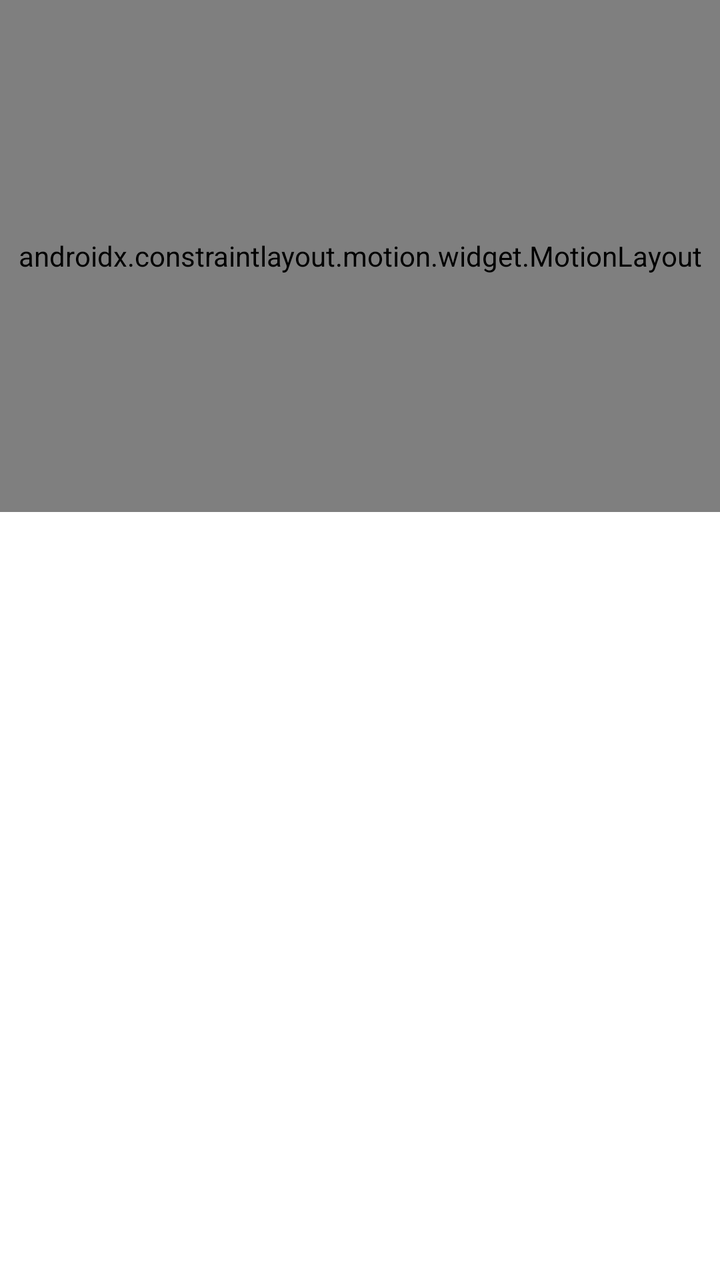
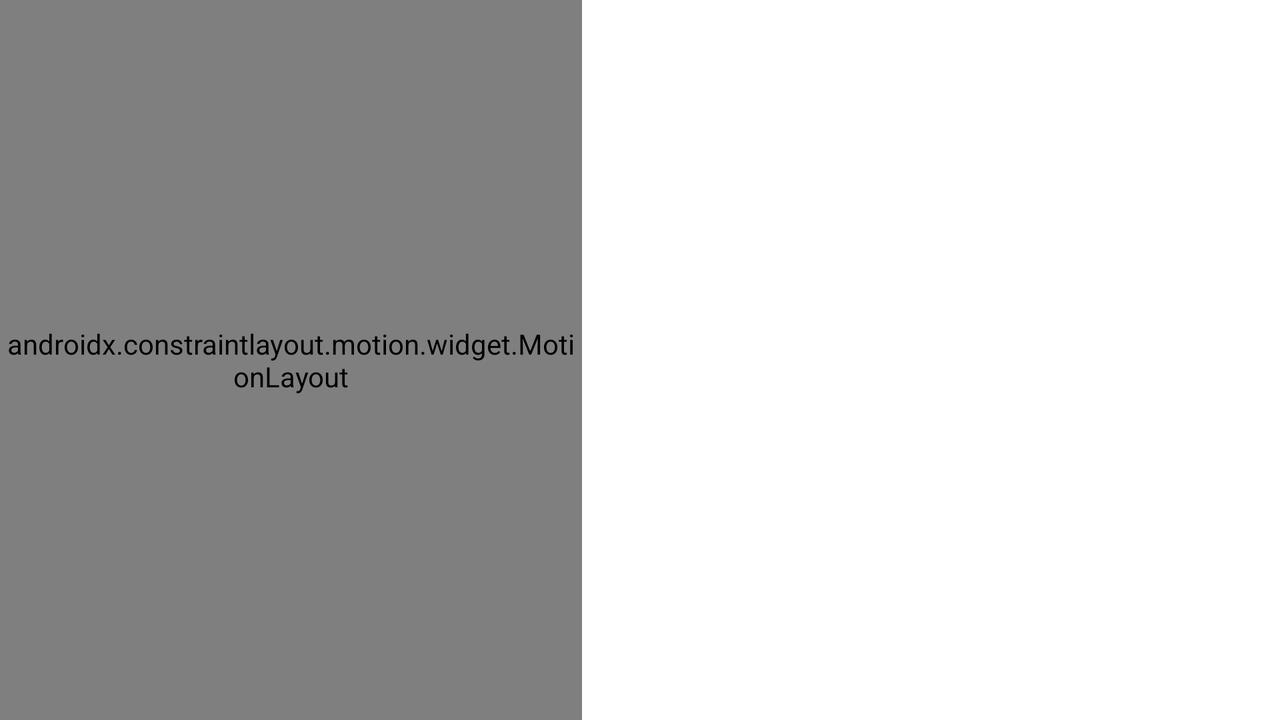

First picture: res/layout/ on a phone held upright. Second picture: the repository's own variant of that layout, on a device whose configuration matches the variant's folder. Source for both follows.
<!-- AndroidManifest.xml: application theme Theme.SimpleWeather -->
<!-- res/layout/fragment_current_city.xml -->
<?xml version="1.0" encoding="utf-8"?>
<LinearLayout xmlns:android="http://schemas.android.com/apk/res/android"
    xmlns:tools="http://schemas.android.com/tools"
    android:layout_width="match_parent"
    android:layout_height="match_parent"
    android:orientation="vertical">

    <LinearLayout
        android:id="@+id/current_city_linear"
        android:layout_width="match_parent"
        android:layout_height="match_parent"
        android:orientation="vertical">

        <include
            layout="@layout/current_day_card"
            android:layout_width="match_parent"
            android:layout_height="match_parent"
            android:layout_weight="1.5" />

        <androidx.recyclerview.widget.RecyclerView
            android:id="@+id/recyclerview_daily"
            android:layout_width="match_parent"
            android:layout_height="match_parent"
            android:layout_weight="1"
            tools:listitem="@layout/day_recycler_item" />

    </LinearLayout>
</LinearLayout>
<!-- res/layout/current_day_card.xml (included above) -->
<?xml version="1.0" encoding="utf-8"?>
<androidx.constraintlayout.motion.widget.MotionLayout xmlns:android="http://schemas.android.com/apk/res/android"
    xmlns:app="http://schemas.android.com/apk/res-auto"
    android:id="@+id/daycard_item_constraint"
    android:layout_width="match_parent"
    android:layout_height="match_parent"
    android:background="@drawable/background_rounded"
    app:layoutDescription="@xml/activity_main_scene">

    <ImageView
        android:id="@+id/image_day_weather"
        android:layout_width="@dimen/weather_icon_size"
        android:layout_height="@dimen/weather_icon_size"
        android:layout_margin="@dimen/margin_24"
        android:contentDescription="@string/day_weather_pic"
        android:src="@drawable/ic_weather_sunny_day"
        app:layout_constraintBottom_toBottomOf="parent"
        app:layout_constraintEnd_toStartOf="@id/half_card_guide_line"
        app:layout_constraintStart_toStartOf="parent"
        app:layout_constraintTop_toTopOf="parent">

    </ImageView>

    <ImageView
        android:id="@+id/icon_temp"
        android:layout_width="@dimen/weather_icon_size_small"
        android:layout_height="@dimen/weather_icon_size_small"
        android:layout_marginStart="@dimen/margin_12"
        android:contentDescription="@string/day_weather_pic"
        android:src="@drawable/ic_weather_temp"
        app:layout_constraintBottom_toBottomOf="parent"
        app:layout_constraintStart_toStartOf="parent"
        app:layout_constraintTop_toBottomOf="@+id/image_day_weather">

    </ImageView>

    <TextView
        android:id="@+id/tv_temp_day"
        android:layout_width="wrap_content"
        android:layout_height="wrap_content"
        android:layout_marginStart="@dimen/margin_6"
        android:text="@string/temp_default_shown"
        android:textSize="@dimen/default_text_size"
        app:layout_constraintBottom_toBottomOf="parent"
        app:layout_constraintStart_toEndOf="@id/icon_temp"
        app:layout_constraintTop_toBottomOf="@+id/image_day_weather">

    </TextView>

    <TextView
        android:id="@+id/tv_temp_night"
        android:layout_width="wrap_content"
        android:layout_height="wrap_content"
        android:layout_marginStart="@dimen/margin_6"
        android:text="@string/temp_default_shown"
        android:textSize="@dimen/default_text_size"
        app:layout_constraintBottom_toBottomOf="parent"
        app:layout_constraintRight_toLeftOf="@id/half_card_guide_line"
        app:layout_constraintStart_toEndOf="@id/tv_temp_day"
        app:layout_constraintTop_toBottomOf="@+id/image_day_weather">

    </TextView>

    <androidx.constraintlayout.widget.Guideline
        android:id="@+id/half_card_guide_line"
        android:layout_width="wrap_content"
        android:layout_height="wrap_content"
        android:orientation="vertical"
        app:layout_constraintGuide_percent="0.35" />

    <TextView
        android:id="@+id/tv_city"
        android:layout_width="wrap_content"
        android:layout_height="wrap_content"
        android:text="@string/city_default"
        android:textSize="@dimen/large_text_size"
        app:layout_constraintBottom_toBottomOf="parent"
        app:layout_constraintLeft_toRightOf="@id/half_card_guide_line"
        app:layout_constraintRight_toRightOf="parent"
        app:layout_constraintTop_toTopOf="parent"
        app:layout_constraintVertical_bias="0.3">

    </TextView>

    <ImageView
        android:id="@+id/icon_wind"
        android:layout_width="@dimen/weather_icon_size_small"
        android:layout_height="@dimen/weather_icon_size_small"
        android:layout_marginStart="@dimen/margin_24"
        android:contentDescription="@string/day_weather_pic"
        android:src="@drawable/ic_weather_wind"
        app:layout_constraintBottom_toBottomOf="parent"
        app:layout_constraintStart_toEndOf="@id/half_card_guide_line"
        app:layout_constraintTop_toBottomOf="@+id/tv_city">

    </ImageView>

    <TextView
        android:id="@+id/tv_wind_speed"
        android:layout_width="wrap_content"
        android:layout_height="wrap_content"
        android:layout_marginStart="@dimen/margin_6"
        android:text="@string/wind_default_speed"
        android:textSize="@dimen/default_text_size"
        app:layout_constraintBottom_toBottomOf="parent"
        app:layout_constraintLeft_toRightOf="@+id/icon_wind"
        app:layout_constraintTop_toBottomOf="@+id/tv_city">

    </TextView>

    <ImageView
        android:id="@+id/icon_compass"
        android:layout_width="@dimen/weather_icon_size_small"
        android:layout_height="@dimen/weather_icon_size_small"
        android:layout_marginStart="@dimen/margin_12"
        android:contentDescription="@string/day_weather_pic"
        android:src="@drawable/ic_weather_compass"
        app:layout_constraintBottom_toBottomOf="parent"
        app:layout_constraintStart_toEndOf="@id/tv_wind_speed"
        app:layout_constraintTop_toBottomOf="@+id/tv_city">

    </ImageView>

    <TextView
        android:id="@+id/tv_wind_direction"
        android:layout_width="wrap_content"
        android:layout_height="wrap_content"
        android:layout_marginStart="@dimen/margin_6"
        android:layout_marginEnd="@dimen/margin_24"
        android:text="@string/wind_default_direction"
        android:textSize="@dimen/default_text_size"
        app:layout_constraintBottom_toBottomOf="parent"
        app:layout_constraintStart_toEndOf="@+id/icon_compass"
        app:layout_constraintTop_toBottomOf="@+id/tv_city">

    </TextView>

    <ImageView
        android:id="@+id/icon_humidity"
        android:layout_width="@dimen/weather_icon_size_small"
        android:layout_height="@dimen/weather_icon_size_small"
        android:layout_marginStart="@dimen/margin_24"
        android:contentDescription="@string/day_weather_pic"
        android:src="@drawable/ic_weather_drop"
        app:layout_constraintBottom_toBottomOf="parent"
        app:layout_constraintStart_toEndOf="@id/half_card_guide_line"
        app:layout_constraintTop_toBottomOf="@+id/icon_wind">

    </ImageView>

    <TextView
        android:id="@+id/tv_humidity"
        android:layout_width="wrap_content"
        android:layout_height="wrap_content"
        android:layout_marginStart="@dimen/margin_6"
        android:text="@string/humidity_default_shown"
        android:textSize="@dimen/default_text_size"
        app:layout_constraintBottom_toBottomOf="parent"
        app:layout_constraintStart_toEndOf="@+id/icon_humidity"
        app:layout_constraintTop_toBottomOf="@+id/tv_wind_speed">

    </TextView>

    <ImageView
        android:id="@+id/icon_pressure"
        android:layout_width="@dimen/weather_icon_size_small"
        android:layout_height="@dimen/weather_icon_size_small"
        android:layout_marginStart="@dimen/margin_6"
        android:contentDescription="@string/day_weather_pic"
        android:src="@drawable/ic_weather_press"
        app:layout_constraintBottom_toBottomOf="parent"
        app:layout_constraintStart_toEndOf="@id/tv_humidity"
        app:layout_constraintTop_toBottomOf="@+id/icon_wind">

    </ImageView>

    <TextView
        android:id="@+id/tv_pressure"
        android:layout_width="wrap_content"
        android:layout_height="wrap_content"
        android:layout_marginStart="@dimen/margin_6"
        android:text="@string/pressure_default"
        android:textSize="@dimen/default_text_size"
        app:layout_constraintBottom_toBottomOf="parent"
        app:layout_constraintStart_toEndOf="@+id/icon_pressure"
        app:layout_constraintTop_toBottomOf="@+id/tv_wind_speed">

    </TextView>

</androidx.constraintlayout.motion.widget.MotionLayout>
<!-- res/layout/day_recycler_item.xml (included above) -->
<?xml version="1.0" encoding="utf-8"?>
<androidx.cardview.widget.CardView xmlns:android="http://schemas.android.com/apk/res/android"
    xmlns:app="http://schemas.android.com/apk/res-auto"
    android:id="@+id/day_recycler_item.xml"
    android:layout_width="match_parent"
    android:layout_height="wrap_content"
    android:orientation="vertical"
    app:cardCornerRadius="10dp">

    <androidx.constraintlayout.widget.ConstraintLayout
        android:id="@+id/recycler_item_constraint"
        android:layout_width="match_parent"
        android:background="@drawable/background_rounded_recycler"

        android:layout_height="wrap_content">

        <ImageView
            android:id="@+id/iv_day_weather_recycler_item"
            android:layout_width="wrap_content"
            android:layout_height="wrap_content"
            android:contentDescription="@string/day_weather_pic"
            android:src="@drawable/ic_sunny_24"
            app:layout_constraintBottom_toBottomOf="parent"
            app:layout_constraintLeft_toLeftOf="parent"
            app:layout_constraintRight_toLeftOf="@id/tv_day_of_week_recycler_item"
            app:layout_constraintTop_toTopOf="parent">

        </ImageView>

        <TextView
            android:id="@+id/tv_day_of_week_recycler_item"
            android:layout_width="wrap_content"
            android:layout_height="wrap_content"
            android:text="@string/monday"
            app:layout_constraintBottom_toBottomOf="parent"
            app:layout_constraintLeft_toRightOf="@id/iv_day_weather_recycler_item"
            app:layout_constraintRight_toRightOf="parent"
            app:layout_constraintTop_toTopOf="parent">

        </TextView>

        <TextView
            android:id="@+id/tv_temp_day_recycler_item"
            android:layout_width="wrap_content"
            android:layout_height="wrap_content"
            android:text="@string/temp_default"
            app:layout_constraintBottom_toBottomOf="parent"
            app:layout_constraintLeft_toRightOf="@id/iv_day_weather_recycler_item"
            app:layout_constraintRight_toLeftOf="@id/tv_temp_night_recycler_item"
            app:layout_constraintTop_toBottomOf="@id/tv_day_of_week_recycler_item">

        </TextView>

        <TextView
            android:id="@+id/tv_temp_night_recycler_item"
            android:layout_width="wrap_content"
            android:layout_height="wrap_content"
            android:text="@string/temp_default_night"
            app:layout_constraintBottom_toBottomOf="parent"
            app:layout_constraintLeft_toRightOf="@id/tv_temp_day_recycler_item"
            app:layout_constraintRight_toRightOf="parent"
            app:layout_constraintTop_toBottomOf="@id/tv_day_of_week_recycler_item">

        </TextView>


    </androidx.constraintlayout.widget.ConstraintLayout>
</androidx.cardview.widget.CardView>
<!-- resources referenced by this layout -->
<resources>
  <dimen name="default_text_size">20sp</dimen>
  <dimen name="large_text_size">30sp</dimen>
  <dimen name="margin_12">12dp</dimen>
  <dimen name="margin_24">24dp</dimen>
  <dimen name="margin_6">6dp</dimen>
  <dimen name="weather_icon_size">80dp</dimen>
  <dimen name="weather_icon_size_small">30dp</dimen>
  <!-- drawable background_rounded (drawable) -->
  <?xml version="1.0" encoding="UTF-8"?>
  <shape xmlns:android="http://schemas.android.com/apk/res/android">
      <solid android:color="@color/primaryColor" />
      <stroke
          android:width="@dimen/background_stroke_width"
          android:color="@color/secondaryLightColor" />
      <corners android:radius="@dimen/background_radius" />
      <padding
          android:bottom="0dp"
          android:left="0dp"
          android:right="0dp"
          android:top="0dp" />
  </shape>
  <!-- drawable background_rounded_recycler (drawable) -->
  <?xml version="1.0" encoding="UTF-8"?>
  <shape xmlns:android="http://schemas.android.com/apk/res/android">
      <solid android:color="@color/backgroundRecycler" />
      <stroke
          android:width="@dimen/background_stroke_width_recycler"
          android:color="@color/backgroundStroke" />
      <corners android:radius="@dimen/background_radius_recycler" />
      <padding
          android:bottom="0dp"
          android:left="0dp"
          android:right="0dp"
          android:top="0dp" />
  </shape>
  <!-- drawable ic_weather_drop (drawable) -->
  <vector xmlns:android="http://schemas.android.com/apk/res/android"
      android:width="24dp"
      android:height="24dp"
      android:viewportWidth="24"
      android:viewportHeight="24">
    <path
        android:fillColor="#FF000000"
        android:pathData="M12,3.571c3.658,5.437 6,9.223 6,12.503 0,3.268 -2.691,5.926 -6,5.926s-6,-2.658 -6,-5.925c0,-3.281 2.341,-7.067 6,-12.504zM12,0c-4.87,7.197 -8,11.699 -8,16.075 0,4.378 3.579,7.925 8,7.925s8,-3.547 8,-7.925c0,-4.376 -3.13,-8.878 -8,-16.075z"/>
  </vector>
  <string name="city_default">Moscow</string>
  <string name="day_weather_pic" translatable="false">day weatherDescription pic</string>
  <string name="humidity_default_shown" translatable="false">75%</string>
  <string name="monday">Monday</string>
  <string name="pressure_default" translatable="false">750</string>
  <string name="temp_default" translatable="false">%1$.0f°</string>
  <string name="temp_default_shown" translatable="false">30°</string>
  <string name="wind_default_direction">SE</string>
  <string name="wind_default_speed">5</string>
  <style name="Theme.SimpleWeather" parent="Theme.MaterialComponents.DayNight.DarkActionBar">
          
          <item name="colorPrimary">@color/colorPrimary</item>
          <item name="colorPrimaryVariant">@color/colorAccent</item>
          <item name="colorOnPrimary">@color/colorPrimaryDark</item>
          
          <item name="android:statusBarColor" tools:targetApi="l">?attr/colorPrimaryVariant</item>
          
      </style>
  <color name="primaryColor">#0E2235</color>
  <dimen name="background_stroke_width">3dp</dimen>
  <color name="secondaryLightColor">#fff350</color>
  <dimen name="background_radius">12dp</dimen>
  <color name="backgroundRecycler">#FFFFFF</color>
  <dimen name="background_stroke_width_recycler">1dp</dimen>
  <color name="backgroundStroke">#B1BCBE</color>
  <dimen name="background_radius_recycler">3dp</dimen>
  <color name="colorPrimary">#00bcd4</color>
  <color name="colorAccent">#FFC107</color>
  <color name="colorPrimaryDark">#008ba3</color>
</resources>
<!-- res/layout-land/fragment_current_city.xml (the repository's variant of the layout above) -->
<!-- drawn on the phone turned sideways -->
<?xml version="1.0" encoding="utf-8"?>
<LinearLayout xmlns:android="http://schemas.android.com/apk/res/android"
    xmlns:tools="http://schemas.android.com/tools"
    android:id="@+id/current_city_linear"
    android:layout_width="match_parent"
    android:layout_height="match_parent"
    android:orientation="horizontal">

    <include
        layout="@layout/current_day_card"
        android:layout_width="match_parent"
        android:layout_height="match_parent"
        android:layout_weight="1.2" />

    <androidx.recyclerview.widget.RecyclerView
        android:id="@+id/recyclerview_daily"
        android:layout_width="match_parent"
        android:layout_height="match_parent"
        android:layout_weight="1"
        tools:listitem="@layout/day_recycler_item" />
</LinearLayout>
